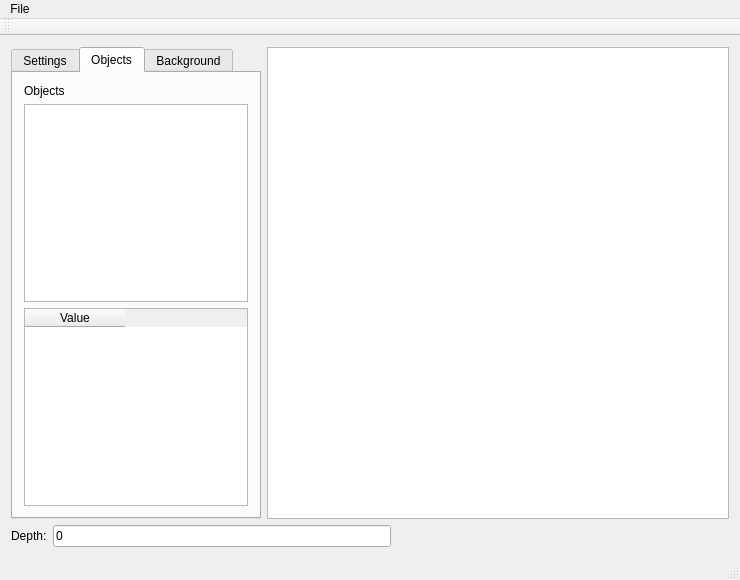
<?xml version="1.0" encoding="UTF-8"?>
<ui version="4.0">
 <class>MainWindow</class>
 <widget class="QMainWindow" name="MainWindow">
  <property name="geometry">
   <rect>
    <x>0</x>
    <y>0</y>
    <width>740</width>
    <height>580</height>
   </rect>
  </property>
  <property name="windowTitle">
   <string>MainWindow</string>
  </property>
  <widget class="QWidget" name="centralWidget">
   <layout class="QVBoxLayout" name="verticalLayout_4">
    <item>
     <layout class="QHBoxLayout" name="horizontalLayout_3">
      <item>
       <widget class="QTabWidget" name="tabMain">
        <property name="minimumSize">
         <size>
          <width>250</width>
          <height>300</height>
         </size>
        </property>
        <property name="maximumSize">
         <size>
          <width>250</width>
          <height>16777215</height>
         </size>
        </property>
        <property name="currentIndex">
         <number>1</number>
        </property>
        <widget class="QWidget" name="tabSettings">
         <attribute name="title">
          <string>Settings</string>
         </attribute>
         <widget class="QWidget" name="layoutWidget">
          <property name="geometry">
           <rect>
            <x>0</x>
            <y>10</y>
            <width>241</width>
            <height>222</height>
           </rect>
          </property>
          <layout class="QVBoxLayout" name="verticalLayout_3">
           <item>
            <widget class="QLabel" name="label_3">
             <property name="text">
              <string>Room</string>
             </property>
            </widget>
           </item>
           <item>
            <widget class="QLabel" name="labelRoomPath">
             <property name="text">
              <string>filepath</string>
             </property>
            </widget>
           </item>
           <item>
            <layout class="QHBoxLayout" name="horizontalLayout_4">
             <item>
              <widget class="QLabel" name="label_4">
               <property name="text">
                <string>Object File</string>
               </property>
              </widget>
             </item>
             <item>
              <widget class="QPushButton" name="btnLoadObjectFile">
               <property name="text">
                <string>Load Object File</string>
               </property>
              </widget>
             </item>
            </layout>
           </item>
           <item>
            <widget class="QLabel" name="labelObjectFilePath">
             <property name="text">
              <string>objectfilepath</string>
             </property>
             <property name="wordWrap">
              <bool>false</bool>
             </property>
            </widget>
           </item>
           <item>
            <layout class="QHBoxLayout" name="horizontalLayout_2">
             <item>
              <layout class="QHBoxLayout" name="horizontalLayout">
               <item>
                <layout class="QVBoxLayout" name="verticalLayout_2">
                 <item>
                  <widget class="QLabel" name="labelWidth">
                   <property name="enabled">
                    <bool>false</bool>
                   </property>
                   <property name="text">
                    <string>Width</string>
                   </property>
                  </widget>
                 </item>
                 <item>
                  <widget class="QLabel" name="labelHeight">
                   <property name="enabled">
                    <bool>false</bool>
                   </property>
                   <property name="text">
                    <string>Height</string>
                   </property>
                  </widget>
                 </item>
                 <item>
                  <widget class="QLabel" name="labelGrid">
                   <property name="enabled">
                    <bool>false</bool>
                   </property>
                   <property name="text">
                    <string>Grid</string>
                   </property>
                  </widget>
                 </item>
                </layout>
               </item>
               <item>
                <layout class="QVBoxLayout" name="verticalLayout">
                 <item>
                  <widget class="QLineEdit" name="lineEditRoomX">
                   <property name="enabled">
                    <bool>false</bool>
                   </property>
                   <property name="inputMethodHints">
                    <set>Qt::ImhDigitsOnly</set>
                   </property>
                  </widget>
                 </item>
                 <item>
                  <widget class="QLineEdit" name="lineEditRoomY">
                   <property name="enabled">
                    <bool>false</bool>
                   </property>
                   <property name="inputMethodHints">
                    <set>Qt::ImhDigitsOnly</set>
                   </property>
                  </widget>
                 </item>
                 <item>
                  <widget class="QLineEdit" name="lineEditGrid">
                   <property name="enabled">
                    <bool>false</bool>
                   </property>
                   <property name="text">
                    <string>32</string>
                   </property>
                  </widget>
                 </item>
                </layout>
               </item>
              </layout>
             </item>
             <item>
              <widget class="QPushButton" name="btnRoomSizeApply">
               <property name="enabled">
                <bool>false</bool>
               </property>
               <property name="minimumSize">
                <size>
                 <width>0</width>
                 <height>73</height>
                </size>
               </property>
               <property name="text">
                <string>Apply</string>
               </property>
              </widget>
             </item>
            </layout>
           </item>
           <item>
            <widget class="QCheckBox" name="checkBoxShowGrid">
             <property name="enabled">
              <bool>false</bool>
             </property>
             <property name="text">
              <string>Show Grid</string>
             </property>
            </widget>
           </item>
           <item>
            <widget class="QCheckBox" name="checkBoxSnapToGrid">
             <property name="enabled">
              <bool>false</bool>
             </property>
             <property name="text">
              <string>Snap to grid</string>
             </property>
            </widget>
           </item>
          </layout>
         </widget>
        </widget>
        <widget class="QWidget" name="tabObjects">
         <attribute name="title">
          <string>Objects</string>
         </attribute>
         <layout class="QVBoxLayout" name="verticalLayout_8">
          <item>
           <layout class="QVBoxLayout" name="verticalLayout_7">
            <item>
             <widget class="QLabel" name="label">
              <property name="text">
               <string>Objects</string>
              </property>
             </widget>
            </item>
            <item>
             <widget class="QListWidget" name="listWidgetObjects"/>
            </item>
            <item>
             <widget class="QTableWidget" name="tableWidgetProperties">
              <property name="columnCount">
               <number>1</number>
              </property>
              <attribute name="verticalHeaderVisible">
               <bool>false</bool>
              </attribute>
              <column>
               <property name="text">
                <string>Value</string>
               </property>
              </column>
             </widget>
            </item>
           </layout>
          </item>
         </layout>
        </widget>
        <widget class="QWidget" name="tab">
         <attribute name="title">
          <string>Background</string>
         </attribute>
         <layout class="QVBoxLayout" name="verticalLayout_6">
          <item>
           <layout class="QVBoxLayout" name="verticalLayout_5">
            <item>
             <widget class="QLabel" name="label_2">
              <property name="text">
               <string>Backgrounds</string>
              </property>
             </widget>
            </item>
            <item>
             <widget class="QListWidget" name="listWidgetBackgrounds"/>
            </item>
            <item>
             <widget class="QGraphicsView" name="graphicsViewBackground"/>
            </item>
            <item>
             <widget class="QPushButton" name="btnSetBackground">
              <property name="enabled">
               <bool>false</bool>
              </property>
              <property name="text">
               <string>Set Background</string>
              </property>
             </widget>
            </item>
            <item>
             <widget class="QPushButton" name="btnClearBackground">
              <property name="text">
               <string>Clear Background</string>
              </property>
             </widget>
            </item>
           </layout>
          </item>
         </layout>
        </widget>
       </widget>
      </item>
      <item>
       <widget class="QGraphicsView" name="graphicsView">
        <property name="minimumSize">
         <size>
          <width>200</width>
          <height>200</height>
         </size>
        </property>
       </widget>
      </item>
     </layout>
    </item>
    <item>
     <layout class="QHBoxLayout" name="horizontalLayout_6">
      <item>
       <widget class="QLabel" name="lblDepth">
        <property name="text">
         <string>Depth:</string>
        </property>
       </widget>
      </item>
      <item>
       <widget class="QLineEdit" name="lineEditDepth">
        <property name="inputMethodHints">
         <set>Qt::ImhNone</set>
        </property>
        <property name="text">
         <string>0</string>
        </property>
       </widget>
      </item>
      <item>
       <spacer name="horizontalSpacer">
        <property name="orientation">
         <enum>Qt::Horizontal</enum>
        </property>
        <property name="sizeHint" stdset="0">
         <size>
          <width>40</width>
          <height>20</height>
         </size>
        </property>
       </spacer>
      </item>
     </layout>
    </item>
   </layout>
  </widget>
  <widget class="QMenuBar" name="menuBar">
   <property name="geometry">
    <rect>
     <x>0</x>
     <y>0</y>
     <width>740</width>
     <height>21</height>
    </rect>
   </property>
   <widget class="QMenu" name="menuFile">
    <property name="title">
     <string>File</string>
    </property>
    <addaction name="actionNew_Room"/>
    <addaction name="actionOpen_Room"/>
    <addaction name="actionSave"/>
    <addaction name="separator"/>
    <addaction name="actionQuit"/>
   </widget>
   <addaction name="menuFile"/>
  </widget>
  <widget class="QToolBar" name="mainToolBar">
   <attribute name="toolBarArea">
    <enum>TopToolBarArea</enum>
   </attribute>
   <attribute name="toolBarBreak">
    <bool>false</bool>
   </attribute>
  </widget>
  <widget class="QStatusBar" name="statusBar"/>
  <action name="actionNew_Room">
   <property name="text">
    <string>New Room</string>
   </property>
  </action>
  <action name="actionOpen_Room">
   <property name="text">
    <string>Open Room</string>
   </property>
  </action>
  <action name="actionSave">
   <property name="text">
    <string>Save</string>
   </property>
  </action>
  <action name="actionQuit">
   <property name="text">
    <string>Quit</string>
   </property>
  </action>
 </widget>
 <layoutdefault spacing="6" margin="11"/>
 <resources/>
 <connections/>
</ui>
